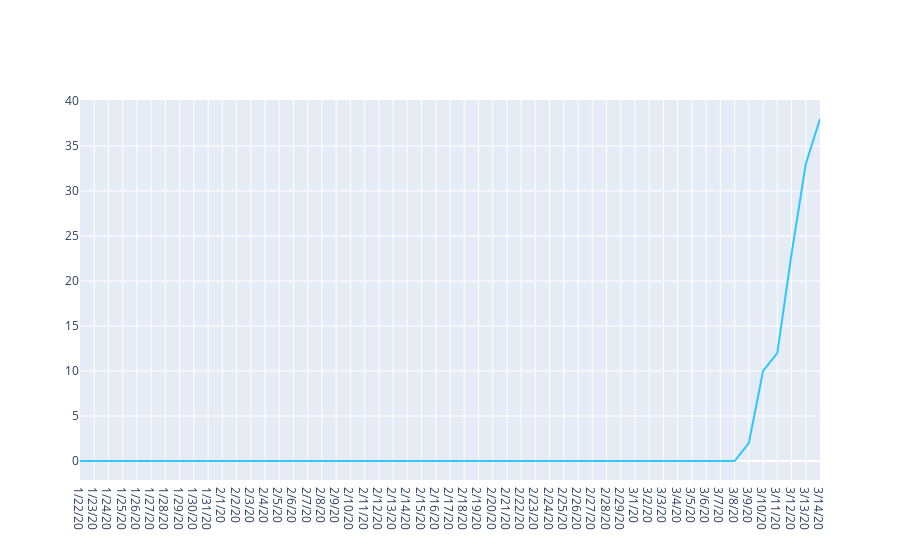

The notebook cell this image was saved under:
### Code cell
fig = go.Figure()
for 
fig.add_trace(go.Scatter(
                x=country_sum_data.index,
                y=country_sum_data.iloc[:,1],
                name=country_sum_data.columns[1],
                line_color='deepskyblue',
                opacity=0.8))

### Figure 1 — Plotly figure (JSON) as saved in the notebook; plotly's stock layout.template omitted (floating-point values rounded to 4 significant figures)
{"data": [{"line": {"color": "deepskyblue"}, "name": "Albania", "opacity": 0.8, "type": "scatter", "x": ["1/22/20", "1/23/20", "1/24/20", "1/25/20", "1/26/20", "1/27/20", "1/28/20", "1/29/20", "1/30/20", "1/31/20", "2/1/20", "2/2/20", "2/3/20", "2/4/20", "2/5/20", "2/6/20", "2/7/20", "2/8/20", "2/9/20", "2/10/20", "2/11/20", "2/12/20", "2/13/20", "2/14/20", "2/15/20", "2/16/20", "2/17/20", "2/18/20", "2/19/20", "2/20/20", "2/21/20", "2/22/20", "2/23/20", "2/24/20", "2/25/20", "2/26/20", "2/27/20", "2/28/20", "2/29/20", "3/1/20", "3/2/20", "3/3/20", "3/4/20", "3/5/20", "3/6/20", "3/7/20", "3/8/20", "3/9/20", "3/10/20", "3/11/20", "3/12/20", "3/13/20", "3/14/20"], "y": [0, 0, 0, 0, 0, 0, 0, 0, 0, 0, 0, 0, 0, 0, 0, 0, 0, 0, 0, 0, 0, 0, 0, 0, 0, 0, 0, 0, 0, 0, 0, 0, 0, 0, 0, 0, 0, 0, 0, 0, 0, 0, 0, 0, 0, 0, 0, 2, 10, 12, 23, 33, 38]}], "layout": {}}
